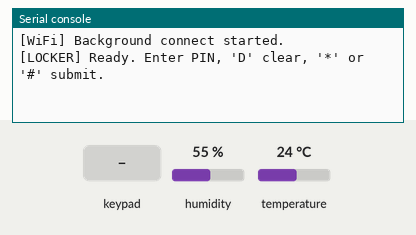
This program was run on a simulated ESP32 board running MicroPython. Parts: the last lines printed to the serial console. The test bench sets the inputs (shaded band); at power-on: humidity 55 %, temperature 24 °C. WiFi joins after 1.5 s.

Above: at 1.3 s.
1.4 s: key 'D' pressed
At 1.57 s:
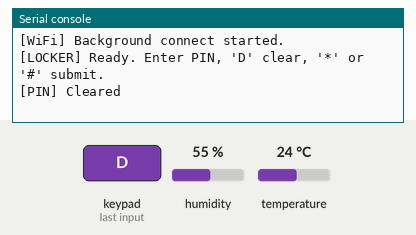
3.1 s: keypad keys 4 3 2 1 pressed 0.4 s apart
At 5.1 s:
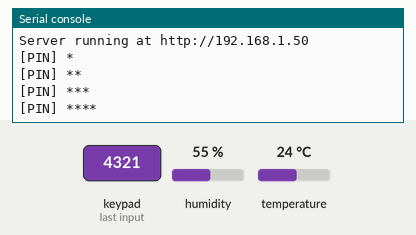
6.2 s: key '#' pressed
At 7.4 s:
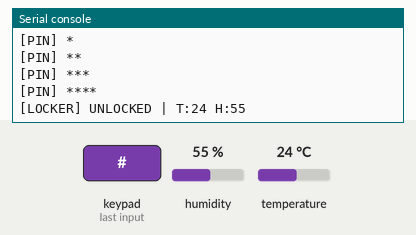
7.7 s: keypad keys 1 3 9 7 # pressed 0.4 s apart
At 10.1 s:
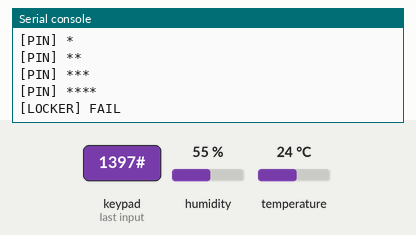

The program:

keypad_dht11.py
```python
"""
Keypad 門禁 + DHT11 Web Server
平台: ESP32 系列 MicroPython

=== 執行前確認 ===
  WiFi:    SSID / PASSWORD（第 44–45 行）
  密碼:    PASSCODE = "4321"（第 40 行）
  跑法:    make run

=== 接線 ===
  DHT11: VCC→3.3V, DATA→D4, GND→GND
  鍵盤:  R1-R4→D5,D13,D14,D15；C1-C4→D18,D19,D21,D23

=== 操作 ===
  1) 終端機看到 "Server running at http://x.x.x.x" → 瀏覽器開那個網址
  2) Keypad 輸入 4321 再按 * 或 # 解鎖
  3) 解鎖後網頁才顯示溫濕度；按 D 清除輸入

=== 硬體清單 ===
  ESP32 x1、4x4 矩陣鍵盤 x1、DHT11 模組(3腳) x1、WiFi x1、杜邦線若干

  實機驗證通過：ESP32-D0WD-V3 rev3.1（NodeMCU-32S 30-pin）· MicroPython v1.28.0
  KEYMAP 已由 keypad_scan.py 實測校正（實際掃描結果與鍵盤絲印方向相反）
"""

import dht
import network
import socket
import time
from machine import Pin

# 系統常數
HTTP_PORT = 80
HTTP_BACKLOG = 2
HTTP_RECV_BYTES = 1024
WIFI_RETRY_MS = 5000
MAIN_LOOP_DELAY_MS = 20

# Keypad / DHT 常數
KEY_DEBOUNCE_MS = 20
DHT11_MIN_INTERVAL_MS = 2000
PASSCODE = "4321"
DHT11_SDA_PIN = 4

# WiFi（真機測試請填入你的基地台帳密）
SSID = "YourSSID"
PASSWORD = "YourPASSWORD"

# Keypad 接線（保持你目前可用版本）
ROW_PINS = (5, 13, 14, 15)
COL_PINS = (18, 19, 21, 23)
KEYMAP = [
    ["D", "C", "B", "A"],
    ["#", "9", "6", "3"],
    ["0", "8", "5", "2"],
    ["*", "7", "4", "1"],
]

# 硬體初始化
rows = [Pin(p, Pin.IN, Pin.PULL_UP) for p in ROW_PINS]
cols = [Pin(p, Pin.OUT) for p in COL_PINS]
for col in cols:
    col.value(1)  # active-low：平時拉高，掃描時逐列拉低
sensor = dht.DHT11(Pin(DHT11_SDA_PIN))

# 全域狀態
input_code = ""
locker_state = "LOCKED"
last_pin_result = "N/A"
web_access_granted = False

wlan = None
server = None
last_wifi_retry_ms = 0
last_pressed_key = None

last_dht_ms = None
last_temp = "--"
last_hum = "--"

HTML = """\
<!DOCTYPE html>
<html>
<head>
  <meta charset="utf-8">
  <meta name="viewport" content="width=device-width, initial-scale=1">
  <title>ESP32 Locker</title>
  <style>
    * { box-sizing: border-box; margin: 0; padding: 0; }
    body { font-family: Arial, sans-serif; background: #f0f2f5; display: flex; justify-content: center; align-items: center; min-height: 100vh; }
    .card { background: #fff; border-radius: 16px; padding: 2rem 2.5rem; box-shadow: 0 4px 20px rgba(0,0,0,.1); text-align: center; width: 320px; }
    h2 { font-size: 1.4rem; color: #333; margin-bottom: 1.5rem; }
    .status { font-size: 1.1rem; font-weight: bold; padding: .5rem 1.2rem; border-radius: 20px; display: inline-block; margin-bottom: 1.2rem; }
    .LOCKED   { background: #fee2e2; color: #dc2626; }
    .UNLOCKED { background: #dcfce7; color: #16a34a; }
    .row { display: flex; justify-content: space-between; margin: .6rem 0; font-size: 1rem; color: #555; }
    .val { font-weight: bold; color: #222; }
    .hint { margin-top: 1.4rem; font-size: .8rem; color: #aaa; }
  </style>
</head>
<body>
  <div class="card">
    <h2>ESP32 Locker + DHT11</h2>
    <div id="locker" class="status __LOCKER_STATE__">__LOCKER_STATE__</div>
    <div class="row"><span>Last PIN</span><span id="pin_result" class="val">__PIN_RESULT__</span></div>
    <div class="row"><span>Temperature</span><span class="val"><span id="temperature">--</span> &deg;C</span></div>
    <div class="row"><span>Humidity</span><span class="val"><span id="humidity">--</span> %</span></div>
    <div class="hint">PIN: 4321 + * 解鎖 &nbsp;|&nbsp; D 清除</div>
  </div>
  <script>
    function update(id, url) {
      var x = new XMLHttpRequest();
      x.onreadystatechange = function() {
        if (this.readyState == 4 && this.status == 200) {
          document.getElementById(id).textContent = this.responseText;
        }
      };
      x.open("GET", url, true);
      x.send();
    }
    function updateLocker() {
      var el = document.getElementById("locker");
      var s = el.textContent.trim();
      el.className = "status " + s;
    }
    function poll() {
      update("temperature", "/temperature");
      update("humidity", "/humidity");
    }
    poll();
    setInterval(poll, 10000);
    setInterval(function(){location.reload()}, 5000);
  </script>
</body>
</html>
"""


def build_html():
    """流程層: 用目前門禁狀態組首頁 HTML。"""
    return HTML.replace("__LOCKER_STATE__", locker_state).replace(
        "__PIN_RESULT__", last_pin_result
    )


def scan_keypad_raw():
    """行為層: 掃描一次 4x4 keypad，回傳按鍵字元或 None。"""
    for c_idx, col in enumerate(cols):
        col.value(0)
        for r_idx, row in enumerate(rows):
            if row.value() == 0:
                col.value(1)
                return KEYMAP[r_idx][c_idx]
        col.value(1)
    return None


def get_key_event():
    """流程層: 單次按壓只觸發一次，避免按住連續觸發。"""
    global last_pressed_key
    key = scan_keypad_raw()

    if key is None:
        last_pressed_key = None
        return None

    if key == last_pressed_key:
        return None

    # 二次確認防彈跳
    time.sleep_ms(KEY_DEBOUNCE_MS)
    if scan_keypad_raw() != key:
        return None

    last_pressed_key = key
    return key


def read_dht_cached():
    """流程層: 2 秒快取保護，避免 DHT11 讀取過頻。"""
    global last_dht_ms, last_temp, last_hum
    now = time.ticks_ms()

    if (
        last_dht_ms is None
        or time.ticks_diff(now, last_dht_ms) >= DHT11_MIN_INTERVAL_MS
    ):
        try:
            sensor.measure()
            last_temp = str(sensor.temperature())
            last_hum = str(sensor.humidity())
        except OSError:
            last_temp = "--"
            last_hum = "--"
        last_dht_ms = now

    return last_temp, last_hum


def submit_pin():
    """流程層: 驗證 PIN 並更新門禁與網頁授權狀態。"""
    global input_code, locker_state, last_pin_result, web_access_granted

    success = input_code == PASSCODE
    input_code = ""

    if success:
        locker_state = "UNLOCKED"
        last_pin_result = "OK"
        web_access_granted = True
        temp, hum = read_dht_cached()
        print("[LOCKER] UNLOCKED | T:{} H:{}".format(temp, hum))
    else:
        locker_state = "LOCKED"
        last_pin_result = "FAIL"
        web_access_granted = False
        print("[LOCKER] FAIL")


def handle_keypad_once():
    """流程層: 處理一次 keypad 事件。"""
    global input_code
    key = get_key_event()
    if key is None:
        return

    if key == "D":
        input_code = ""
        print("[PIN] Cleared")
        return

    if key in ("*", "#"):
        submit_pin()
        return

    if len(input_code) < len(PASSCODE):
        input_code += key
    print("[PIN] " + "*" * len(input_code))


def init_wifi():
    """流程層: 初始化 WiFi 並發出第一次連線請求。"""
    global wlan, last_wifi_retry_ms
    wlan = network.WLAN(network.STA_IF)
    wlan.active(False)
    time.sleep_ms(100)
    wlan.active(True)
    wlan.connect(SSID, PASSWORD)
    last_wifi_retry_ms = time.ticks_ms()
    print("[WiFi] Background connect started.")
    print("[LOCKER] Ready. Enter PIN, 'D' clear, '*' or '#' submit.")


def start_server(ip):
    """行為層: 啟動非阻塞 HTTP server。"""
    addr = socket.getaddrinfo(ip, HTTP_PORT)[0][-1]
    s = socket.socket()
    s.setsockopt(socket.SOL_SOCKET, socket.SO_REUSEADDR, 1)
    s.bind(addr)
    s.listen(HTTP_BACKLOG)
    s.setblocking(False)
    print("Server running at http://{}".format(ip))
    return s


def maintain_wifi_and_server(now_ms):
    """流程層: 背景維護 WiFi，連上後啟動 server。"""
    global last_wifi_retry_ms, server

    if wlan is None:
        return

    if wlan.isconnected():
        if server is None:
            ip = wlan.ifconfig()[0]
            print("WiFi Connected:", ip)
            server = start_server(ip)
        return

    if time.ticks_diff(now_ms, last_wifi_retry_ms) >= WIFI_RETRY_MS:
        try:
            wlan.connect(SSID, PASSWORD)
        except OSError:
            pass
        last_wifi_retry_ms = now_ms
        print("[WiFi] Retry connect...")


def get_request_path(request):
    """行為層: 解析 HTTP request path。"""
    first_line = request.split("\r\n", 1)[0]
    parts = first_line.split(" ")
    return parts[1] if len(parts) >= 2 else "/"


def get_http_response(path):
    """流程層: 依路由與授權狀態回傳內容。"""
    if path == "/temperature":
        if web_access_granted:
            return "text/plain", read_dht_cached()[0]
        return "text/plain", "LOCKED"

    if path == "/humidity":
        if web_access_granted:
            return "text/plain", read_dht_cached()[1]
        return "text/plain", "LOCKED"

    return "text/html", build_html()


def send_response(conn, content_type, body):
    """行為層: 傳送 HTTP 200 回應。"""
    payload = (
        "HTTP/1.1 200 OK\r\nContent-Type: {}\r\nConnection: close\r\n\r\n{}"
    ).format(content_type, body)
    conn.send(payload.encode())


def handle_http_once():
    """流程層: 每輪最多處理一個 HTTP 連線。"""
    if server is None:
        return

    try:
        conn, _ = server.accept()
    except OSError:
        return

    try:
        try:
            conn.settimeout(0.05)
        except AttributeError:
            pass

        request = conn.recv(HTTP_RECV_BYTES).decode()
        path = get_request_path(request)
        content_type, body = get_http_response(path)
        send_response(conn, content_type, body)
    except OSError:
        pass
    finally:
        conn.close()


def main():
    """程式入口: 輪詢 keypad + WiFi + HTTP。"""
    init_wifi()

    while True:
        now_ms = time.ticks_ms()
        handle_keypad_once()
        maintain_wifi_and_server(now_ms)
        handle_http_once()
        time.sleep_ms(MAIN_LOOP_DELAY_MS)


main()
```

Measured:
- after the input at 1.4 s, the serial console: prints a new line at once (image 1)
- after the input at 3.1 s, the serial console: prints a new line at once (image 2)
- after the input at 6.2 s, the serial console: prints a new line after 0.06 s (image 3)
- after the input at 7.7 s, the serial console: prints a new line at once (image 4)
